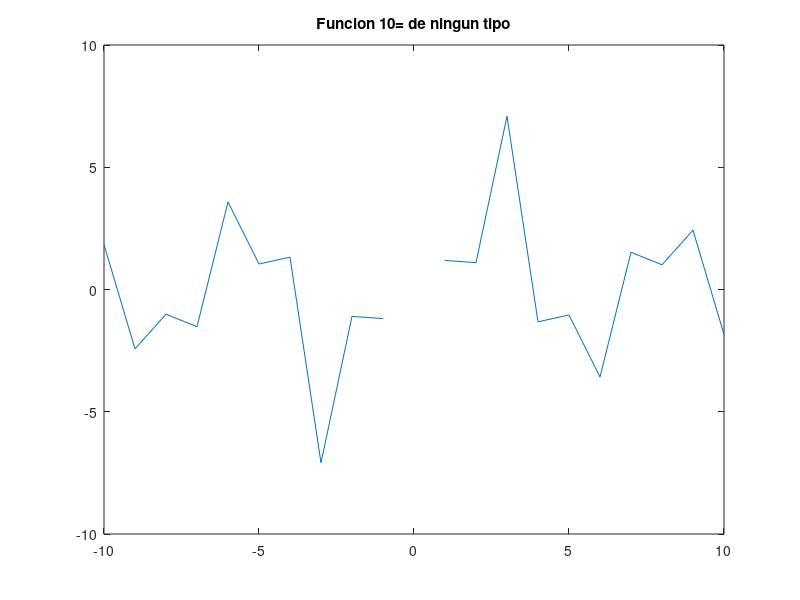

Reproduce this figure in MATLAB.
% Script de Octave
% Titulo      :Funciones trascendentes
% Author      :Astrit Lariza Garcia Castillo
% Date        :20211123
% Version     :1
% Usage       :octave> cd /path/
% Notes       :Requiere aplicacion octave 


clear


x= -10:1:10;
 
hx= csc(x);

plot(x, hx);

title(['Funcion 10= de ningun tipo']);
disp("Esta funcion no es subrayectiva por que hay un elemento del dominio que no tiene valor  respecto al codominio");
disp("Esta funcion no es inyectiva porque al trazar una rectar hacia el eje x, esta corta mas de un punto la recta");
disp("Por lo tanto no puede ser biyectiva por que no cumple con ambas clasificaciones");